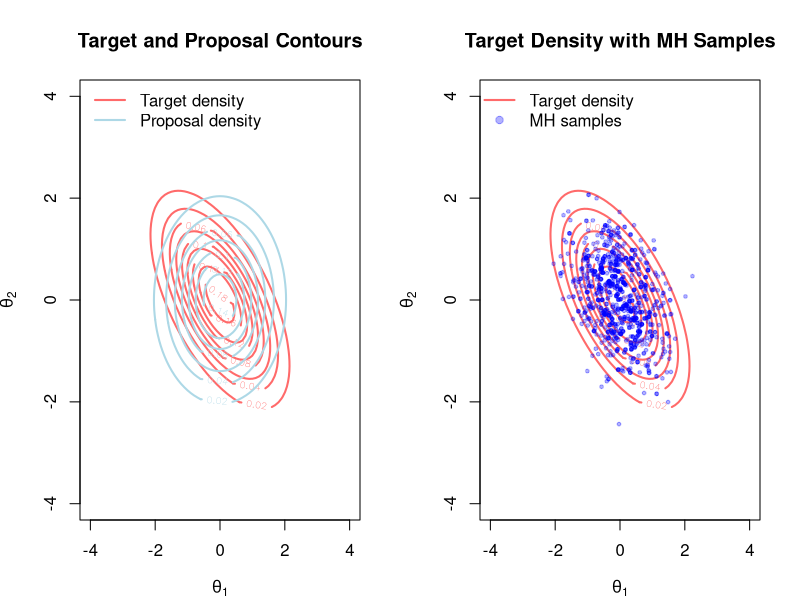

Here is the R script that generated this plot:
library(mvtnorm)

# Function to plot contour lines of two bivariate normal densities
plot_bivariate_normals <- function(mean1, cov1, mean2, cov2) {
  x_seq <- seq(-4, 4, 0.1)
  y_seq <- seq(-4, 4, 0.1)
  grid <- expand.grid(x_seq, y_seq)
  colnames(grid) <- c("x", "y")
  
  dens_target <- matrix(dmvnorm(grid, mean = mean1, sigma = cov1), length(x_seq), length(y_seq))
  dens_proposal <- matrix(dmvnorm(grid, mean = mean2, sigma = cov2), length(x_seq), length(y_seq))
  
  contour(x_seq, y_seq, dens_target, nlevels = 10, col = "indianred1", lwd = 2,
          xlab = expression(theta[1]), ylab = expression(theta[2]),
          main = "Target and Proposal Contours")
  contour(x_seq, y_seq, dens_proposal, nlevels = 10, col = "lightblue", lwd = 2, add = TRUE)
  
  legend("topleft", legend = c("Target density", "Proposal density"),
         col = c("indianred1", "lightblue"), lwd = 2, bty = "n")
}

# Function to plot target contour with samples overlay
plot_target_with_samples <- function(mean_target, cov_target, samples, nlevels = 10) {
  x_seq <- seq(-4, 4, 0.1)
  y_seq <- seq(-4, 4, 0.1)
  grid <- expand.grid(x_seq, y_seq)
  colnames(grid) <- c("x", "y")
  
  dens_target <- matrix(dmvnorm(grid, mean = mean_target, sigma = cov_target), length(x_seq), length(y_seq))
  
  contour(x_seq, y_seq, dens_target, nlevels = nlevels, col = "indianred1", lwd = 2,
          xlab = expression(theta[1]), ylab = expression(theta[2]),
          main = "Target Density with MH Samples")
  
  points(samples[,1], samples[,2], pch = 19, col = rgb(0, 0, 1, 0.3), cex = 0.5)
  
  legend("topleft", legend = c("Target density", "MH samples"),
         col = c("indianred1", rgb(0, 0, 1, 0.3)), pch = c(NA, 19), lwd = c(2, NA), bty = "n")
}

# Parameters with correlation -0.6 in target covariance
mean_target <- c(0, 0)
cov_target <- matrix(c(1, -0.6, -0.6, 1), 2, 2)

# Proposal distribution (independent standard normal)
mean_proposal <- c(0, 0)
cov_proposal <- diag(2)

# MH sampling setup
n_samples <- 2000
samples <- matrix(0, n_samples, 2)
samples[1, ] <- c(0, 0)
accept_count <- 0

for (t in 2:n_samples) {
  candidate <- rmvnorm(1, mean_proposal, cov_proposal)
  target_candidate <- dmvnorm(candidate, mean_target, cov_target)
  target_current <- dmvnorm(samples[t-1, ], mean_target, cov_target)
  alpha <- min(1, target_candidate / target_current)
  
  if (runif(1) < alpha) {
    samples[t, ] <- candidate
    accept_count <- accept_count + 1
  } else {
    samples[t, ] <- samples[t-1, ]
  }
}

accept_rate <- accept_count / (n_samples - 1)
cat("Acceptance rate:", round(accept_rate, 4), "\n")

# Plotting 2 panels
par(mfrow = c(1, 2), mar = c(4, 4, 4, 2))

# Panel 1: Target and proposal contours
plot_bivariate_normals(mean_target, cov_target, mean_proposal, cov_proposal)

# Panel 2: Target contour + last 1000 MH samples
plot_target_with_samples(mean_target, cov_target, samples[(n_samples-999):n_samples, ])
